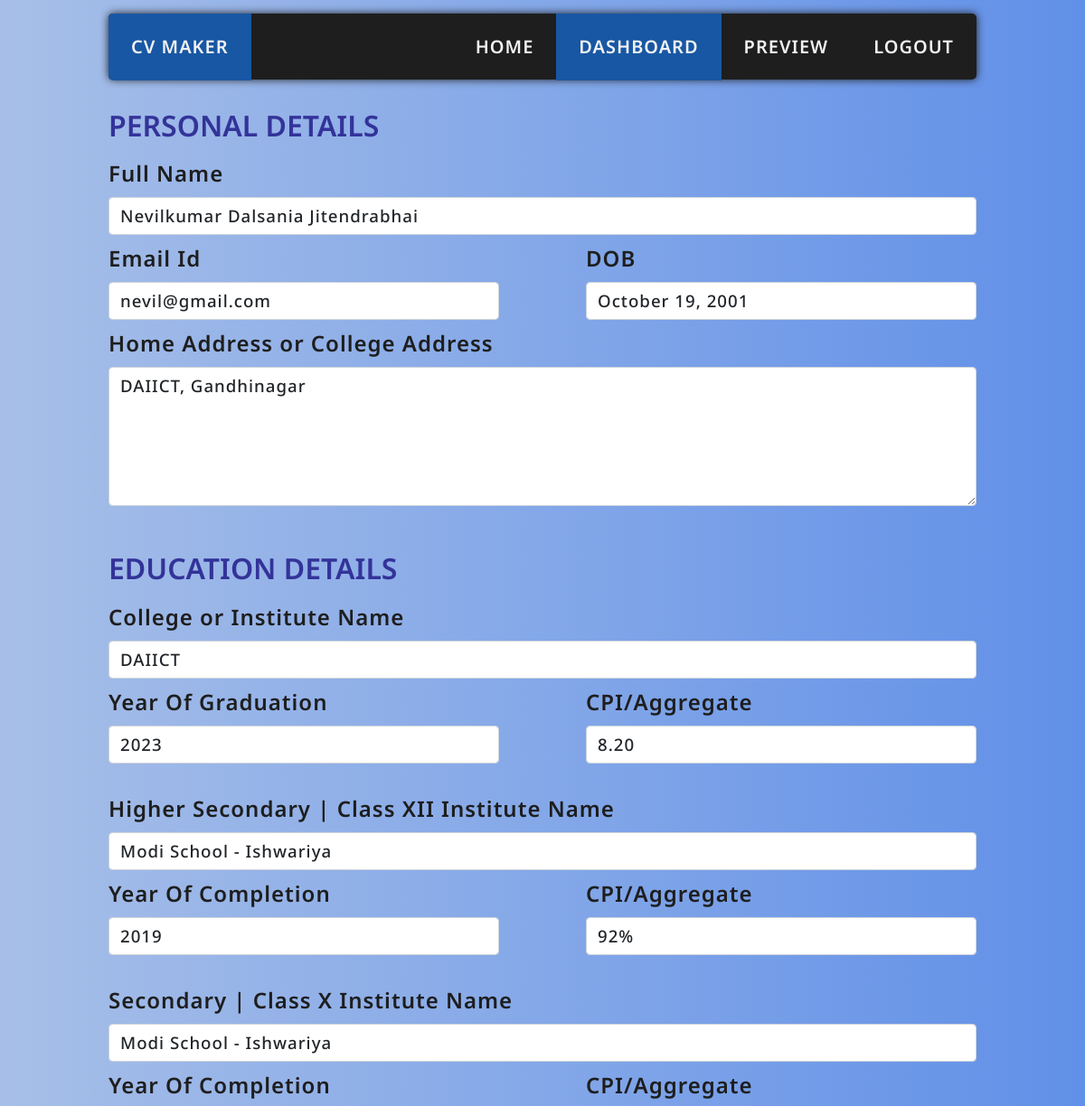
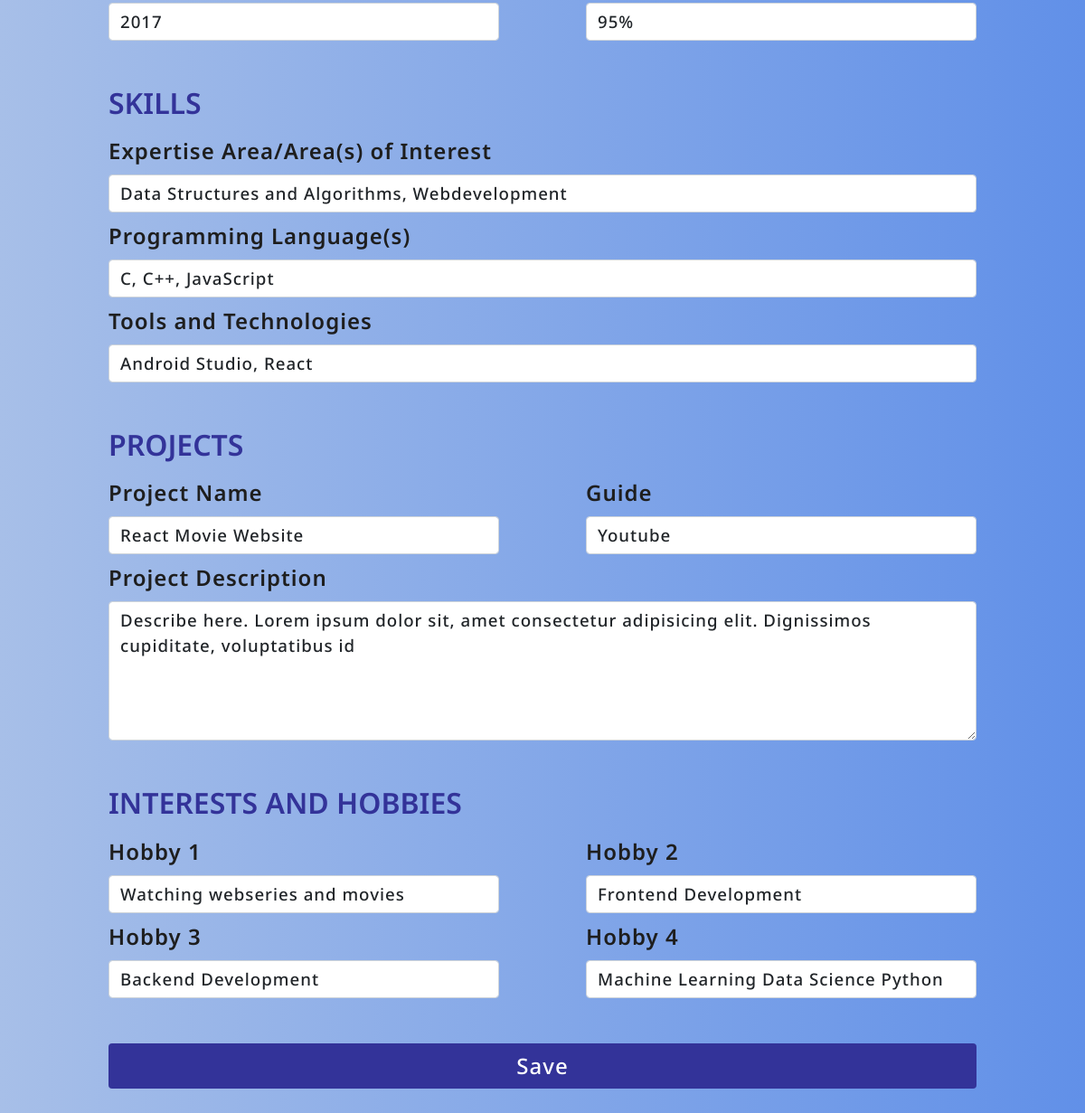
The page /dashboard/ (signed in) on the database its author committed (2 pictures, top to bottom).
### app/models.py (models this page shows, shortened)
class Student(models.Model):
    user = models.OneToOneField(User, on_delete = models.CASCADE,  primary_key=True)
    fullname = models.CharField(max_length=100)
    email = models.EmailField(max_length=100)
    dob = models.CharField(max_length=100)
    adress = models.TextField()
    clgname = models.CharField(max_length=100)
    clgyear = models.IntegerField()
    clgyear = models.CharField(max_length=100)
    clgcpi = models.CharField(max_length=100)
    cls12name = models.CharField(max_length=100)
    cls12year = models.IntegerField()
    cls12cpi = models.CharField(max_length=100)
    cls10name = models.CharField(max_length=100)
    cls10year = models.IntegerField()
    cls10cpi = models.CharField(max_length=100)
    intrest = models.CharField(max_length=100)
    planguages = models.CharField(max_length=100)
    toolsandtech = models.CharField(max_length=100)
    projectname = models.CharField(max_length=100)
    projectguide = models.CharField(max_length=100)
    projectdesc = models.TextField()
    hobby1 = models.CharField(max_length=100)
    hobby2 = models.CharField(max_length=100)
    hobby3 = models.CharField(max_length=100)
    hobby4 = models.CharField(max_length=100)

### app/views.py (the view, shortened to what this page needs)
# urls.py: path('dashboard/', app_views.dashboard, name='dashboard'),
def dashboard(request):
    if request.user.is_authenticated:
        details = Student.objects.filter(user=request.user)
        if(details):
            data = details[0]
        else:
            data={}
        return render(request, 'app/dashboard.html',{'data':data})
    else:
        return HttpResponseRedirect('/login/')

### app/templates/app/dashboard.html (shortened to what this page needs)
{% extends 'app/base.html' %}
{% load static %}
{% block content %}
<form action="" method="POST">
    <div class="input-section" style="margin-top: 120px;">
        <h2 class="input-heading">Personal Details</h2>
        <div class="form-group">
            <label class="fs-4 my-2">Full Name</label>
            <input name="fullname" required type="text" class="form-control" placeholder="Enter Full Name" value="{{data.fullname}}">
        </div>
        <div class="form-row" style="display: flex; justify-content: space-between;">
            <div class="form-group w-45">
                <label class="fs-4 my-2">Email Id</label>
                <input name="email" required type="email" class="form-control" placeholder="Enter Email Id" value="{{data.email}}">
            </div>
            <div class="form-group w-45">
                <label class="fs-4 my-2">DOB</label>
                <input  name="dob" required type="text" class="form-control" placeholder="October 19, 2001" value="{{data.dob}}">
            </div>
        </div>
        <div class="form-group">
            <label class="fs-4 my-2">Home Address or College Address</label>
            <textarea name="adress" required rows="5" class="form-control"
                placeholder="Eg. DAIICT, Gandhinagar">{{data.adress}}</textarea>
        </div>
    </div>
    <div class="input-section" style="margin-top:50px;">
        <h2 class="input-heading">Education Details</h2>
        <div class="form-group">
            <label class="fs-4 my-2">College or Institute Name</label>
            <input name="clgname" required type="text" class="form-control" placeholder="Enter Your college name" value="{{data.clgname}}">
        </div>
        <div class="form-row" style="display: flex; justify-content: space-between;">
            <div class="form-group w-45">
                <label class="fs-4 my-2">Year Of Graduation</label>
                <input name="clgyear" required type="number" class="form-control" placeholder="Enter Year of Graduation" value="{{data.clgyear}}">
            </div>
            <div class="form-group w-45">
                <label class="fs-4 my-2">CPI/Aggregate</label>
                <input name="clgcpi" required type="text" class="form-control"  placeholder="Enter Your Aggregate CPI" value="{{data.clgcpi}}">
            </div>
        </div>
        <br>
        <div class="form-group">
            <label class="fs-4 my-2">Higher Secondary | Class XII  Institute Name</label>
            <input name="cls12name" required type="text" class="form-control" placeholder="Enter Your Class XII Institute name" value="{{data.cls12name}}">
        </div>
        <div class="form-row" style="display: flex; justify-content: space-between;">
            <div class="form-group w-45">
                <label class="fs-4 my-2">Year Of Completion</label>
                <input name="cls12year" required type="number" class="form-control" placeholder="Enter Year of Completion of Class XII" value="{{data.cls12year}}">
            </div>
            <div class="form-group w-45">
                <label class="fs-4 my-2">CPI/Aggregate</label>
                <input name="cls12cpi" required type="text" class="form-control"  placeholder="Enter Your Aggregate CPI of Class XII" value="{{data.cls12cpi}}">
            </div>
        </div>
        <br>
        <div class="form-group">
            <label class="fs-4 my-2">Secondary | Class X  Institute Name</label>
            <input name="cls10name" required type="text" class="form-control" placeholder="Enter Your Class X Institute name" value="{{data.cls10name}}">
        </div>
        <div class="form-row" style="display: flex; justify-content: space-between;">
            <div class="form-group w-45">
                <label class="fs-4 my-2">Year Of Completion</label>
                <input name="cls10year" required type="number" class="form-control" placeholder="Enter Year of Completion of Class X" value="{{data.cls10year}}">
            </div>
            <div class="form-group w-45">
                <label class="fs-4 my-2">CPI/Aggregate</label>
                <input name="cls10cpi" required type="text" class="form-control"  placeholder="Enter Your Aggregate CPI of Class X" value="{{data.cls10cpi}}">
            </div>
        </div>
    </div>
    <div class="input-section" style="margin-top:50px;">
        <h2 class="input-heading">Skills</h2>
        <div class="form-group">
            <label class="fs-4 my-2">Expertise Area/Area(s) of Interest</label>
            <input name="intrest" required type="text" class="form-control"
                placeholder="Eg. Data Structures and Algorithms etc..." value="{{data.intrest}}">
        </div>
        <div class="form-group">
            <label class="fs-4 my-2">Programming Language(s)</label>
            <input name="planguages" required type="text" class="form-control" placeholder="C, C++, JavaScript etc..." value="{{data.planguages}}">
        </div>
        <div class="form-group">
            <label class="fs-4 my-2">Tools and Technologies</label>
            <input name="toolsandtech" required type="text" class="form-control"
                placeholder="Android Studio, VS Code etc..." value="{{data.toolsandtech}}">
        </div>
    </div>
    <div class="input-section" style="margin-top:50px;">
        <h2 class="input-heading">Projects</h2>
        <div class="form-row" style="display: flex; justify-content: space-between;">
            <div class="form-group w-45">
                <label class="fs-4 my-2">Project Name</label>
                <input name="projectname" required type="text" class="form-control" placeholder="Enter Project Name" value="{{data.projectname}}">
            </div>
            <div class="form-group w-45">
                <label class="fs-4 my-2">Guide</label>
                <input name="projectguide" required type="text" class="form-control" placeholder="Mr/Prof. xyz" value="{{data.projectguide}}">
            </div>
        </div>
        <div class="form-group">
            <label class="fs-4 my-2">Project Description</label>
            <textarea name="projectdesc" required rows="5" class="form-control"
                placeholder="Description of the project">{{data.projectdesc}}</textarea>
        </div>
    </div>
    <div class="input-section" style="margin:50px auto;">
        <h2 class="input-heading">INTERESTS AND HOBBIES</h2>
        <div class="form-row" style="display: flex; justify-content: space-between;">
            <div class="form-group w-45">
                <label class="fs-4 my-2">Hobby 1</label>
                <input name="hobby1" required type="text" class="form-control" placeholder="Enter Hobby1" value="{{data.hobby1}}">
            </div>
            <div class="form-group w-45">
                <label class="fs-4 my-2">Hobby 2</label>
                <input name="hobby2" required type="text" class="form-control" placeholder="Enter Hobby2" value="{{data.hobby2}}">
            </div>
        </div>
        <div class="form-row" style="display: flex; justify-content: space-between;">
            <div class="form-group w-45">
                <label class="fs-4 my-2">Hobby 3</label>
                <input name="hobby3" required type="text" class="form-control" placeholder="Enter Hobby3" value="{{data.hobby3}}">
            </div>
            <div class="form-group w-45">
                <label class="fs-4 my-2">Hobby 4</label>
                <input name="hobby4" required type="text" class="form-control" placeholder="Enter Hobby4" value="{{data.hobby4}}">
            </div>
        </div>
    </div>
    <input type="submit" class="btns btn w-80 my-4 mb-5" style="background-color:#333399; color: white;" value="Save">
</form>
{% endblock content %}

### app/templates/app/base.html (shortened to what this page needs)
{% load static %}
<!DOCTYPE html>
<html lang="en">
<head>
    <link href="https://cdn.jsdelivr.net/npm/bootstrap@5.1.2/dist/css/bootstrap.min.css" rel="stylesheet"
>
    <link rel="stylesheet" href="https://cdnjs.cloudflare.com/ajax/libs/font-awesome/6.0.0-beta2/css/all.min.css"
 />
    <link rel="stylesheet" href="{% static 'css/style.css' %}">
    <link rel="stylesheet" href="https://pro.fontawesome.com/releases/v5.10.0/css/all.css"
 />
</head>
<body>
    {% include 'app/navbar.html' %}
    {% block content %} {% endblock content %}
</body>
</html>

### app/templates/app/navbar.html (shortened to what this page needs)
<div class="nav-div">
    <div class="topnav">
        <a href="{% url 'home' %}" class="nav-title nav-link">CV MAKER</a>
        <div class="nav-link-div">
            <a {% if request.resolver_match.url_name == 'home' %}class="active nav-link"{% else %}class="nav-link"{% endif %} href="{% url 'home' %}">HOME</a>
            {% if request.user.is_authenticated %}
                <a {% if request.resolver_match.url_name == 'dashboard' %}class="active nav-link"{% else %}class="nav-link"{% endif %} href="{% url 'dashboard' %}">DASHBOARD</a>
                <a {% if request.resolver_match.url_name == 'preview' %}class="active nav-link"{% else %}class="nav-link"{% endif %} href="{% url 'preview' %}">PREVIEW</a>
                <a {% if request.resolver_match.url_name == 'logout' %}class="active nav-link"{% else %}class="nav-link"{% endif %} href="{% url 'logout' %}">LOGOUT</a>
            {% endif %}
        </div>
    </div>
</div>

### app/static/css/style.css (style rules this page uses)
:root { --bgcolor: rgb(30, 30, 30); --fontcolor: #f7f7f7; --clr: #1857a4; }
* { margin: 0; padding: 0; box-sizing: border-box; font-family: "Noto Sans", sans-serif; scroll-behavior: smooth; }
body { background: #6190e8; background: -webkit-linear-gradient(to right, #a7bfe8, #6190e8); background: linear-gradient(to right, #a7bfe8, #6190e8); }
.nav-div { position: fixed; top: 15px; width: 100%; z-index: 2; }
.topnav { display: flex; flex-direction: row; justify-content: space-between; align-items: center; background-color: var(--bgcolor); width: 80%; height: 73px; margin: auto; box-shadow: 0 0 10px var(--bgcolor); transition: 0.5s; background-size: cover; background-position: center; border-radius: 5px; }
.nav-link-div { display: flex; flex-direction: row; justify-content: center; align-items: center; }
.nav-title { background-color: #eb592a; background-color: var(--clr); font-size: 22px; padding: 20px 25px; border-top-left-radius: 5px; border-bottom-left-radius: 5px; }
.nav-link { display: block; color: #f2f2f2; text-align: center; padding: 22px 25px; text-decoration: none; font-size: 20px; font-weight: 600; letter-spacing: 1px; text-decoration: none; transition: 0.3s; }
.active { background-color: var(--clr); }
.btns { padding-right: 30px; padding-left: 30px; font-size: 24px !important; font-weight: 600; letter-spacing: 1px; display: block; margin: auto; }
.w-45 { width: 45%; }
.w-80 { width: 80%; }
.input-heading { color: #333399; font-weight: 600; text-transform: uppercase; }
.input-section { width: 80%; margin: auto; color: var(--bgcolor); }
input, textarea { font-size: 14pt !important; font-weight: 500 !important; letter-spacing: 1px !important; }
input::placeholder, textarea::placeholder { font-weight: 500; letter-spacing: 1px; font-size: 14pt; color: black; }
label { font-weight: 600; letter-spacing: 1px; }

### rows shown on the page
Student: fullname "Nevilkumar Dalsania Jitendrabhai", email "nevil@gmail.com", dob "October 19, 2001", adress "DAIICT, Gandhinagar", clgname "DAIICT", clgyear "2023", clgcpi "8.20", cls12name "Modi School - Ishwariya", cls12year "2019", cls12cpi "92%", cls10name "Modi School - Ishwariya", cls10year "2017", cls10cpi "95%", intrest "Data Structures and Algorithms, Webdevelopment", planguages "C, C++, JavaScript", toolsandtech "Android Studio, React", projectname "React Movie Website", projectguide "Youtube", projectdesc "Describe here. Lorem ipsum dolor sit, amet consectetur adipisicing elit. Dignissimos cupiditate, voluptatibus id", hobby1 "Watching webseries and movies", hobby2 "Frontend Development", hobby3 "Backend Development", hobby4 "Machine Learning Data Science Python"
